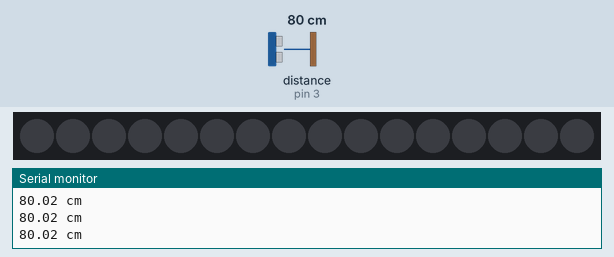
The sketch below on a simulated Arduino Uno, built with avr-gcc and run on an emulated ATmega328P. Parts: 16 RGB LEDs in strip order, left to right, the last lines printed to the serial monitor. Wiring (inferred from the names in the program): ultrasonic range finder: trigger pin 2; echo pin 3. Inputs (shaded band) come from the test bench; at power-on: distance to the obstacle (sensor on pin 3) 80 cm. The echo pulse lasts 58.3 µs per cm; dim RGB values are drawn brighter than linear.

Above: at 1.2 s.
1.3 s: distance to the obstacle (sensor on pin 3) set to 26 cm
2.8 s: distance to the obstacle (sensor on pin 3) set to 23 cm
At 4.65 s:
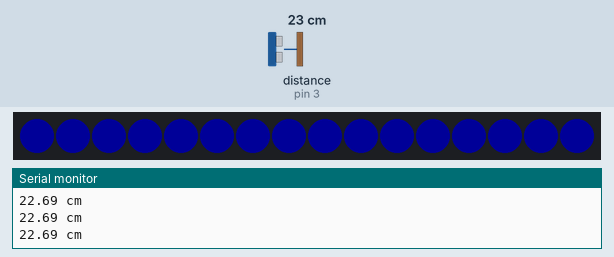
4.7 s: distance to the obstacle (sensor on pin 3) set to 35 cm
At 5.6 s:
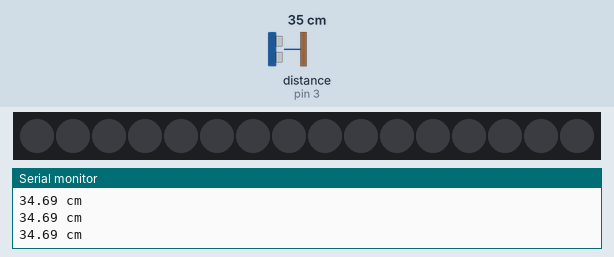
6.3 s: distance to the obstacle (sensor on pin 3) set to 2 cm
At 6.62 s:
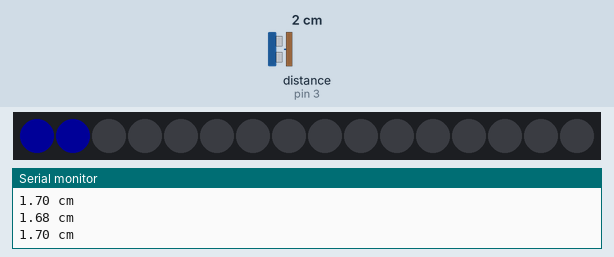
Timing chart, 0 to 9.3 s (numbered marks = the images above; inputs shaded):
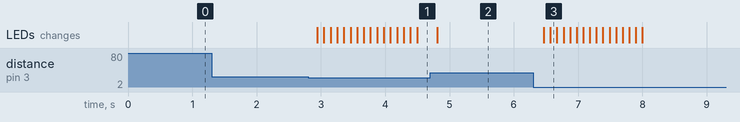

Measured:
- the behaviour switches between 25 and 24 cm on distance to the obstacle (sensor on pin 3) (found by bisection; images 0 and 1)
- after the input at 2.8 s, the LEDs: first change after 0.14 s (image 1 shows a later state)
- after the input at 4.7 s, the LEDs: change after 0.11 s (image 2)
- after the input at 6.3 s, the LEDs: first change after 0.17 s (image 3 shows a later state)

The sketch:

1_eyes_complete.ino
```cpp
/**
 * Affectron by Savage Internet
 * HUMAN, I STILL CAN'T SEE
 *
 * In this step, you set up the NeoPixel Ring 16, then combine it with the HC-SR04
 * ultrasonic range sensor from the last step.  Finally, we do AWESOME MAGIC with
 * the lights!
 *
 * This step requires the Adafruit NeoPixel library, which you can install
 * by going to Sketch > Include Library > Manage Libraries..., then searching
 * for "adafruit neopixel".
 *
 * Make sure you install the library called "Adafruit NeoPixel", and NOT the
 * DMA one!
 */

#include <Adafruit_NeoPixel.h>

// ULTRASONIC RANGE SENSOR

/*
 * TODO 1.1a: copy the #define statements for TRIG_PIN, ECHO_PIN, and
 * ECHO_TIMEOUT_US here.
 *
 * #define statements should almost always be placed above setup().
 */

#define TRIG_PIN 2
#define ECHO_PIN 3
#define ECHO_TIMEOUT_US 40000

// NEOPIXELS

/*
 * We're using a 16-LED ring, so let's set that up.  We can also use this value below to
 * set colors for all the lights.
 */
#define NEOPIXEL_NUM_PIXELS 16

/*
 * Pin for the NeoPixel Ring.  This pin controls color and brightness for the NeoPixels.
 * See https://learn.adafruit.com/adafruit-neopixel-uberguide/arduino-library-use for
 * more details.
 */
#define NEOPIXEL_PIN 4

/*
 * Initialize the strip.
 */
Adafruit_NeoPixel strip = Adafruit_NeoPixel(NEOPIXEL_NUM_PIXELS, NEOPIXEL_PIN, NEO_GRB + NEO_KHZ800);

// GLOBAL VARIABLES

unsigned long startedSeeingHumanAt = 0;

// SETUP AND LOOP

void setup() {
  Serial.begin(9600);
  pinMode(TRIG_PIN, OUTPUT);
  pinMode(ECHO_PIN, INPUT);

  /*
   * NeoPixel brightness ranges from 0-255.  255 is *really* bright, though - you can
   * often use a much lower value, like we do here!
   *
   * Note that setBrightness() is intended to be called only once in setup().  Do NOT use
   * this to perform animations.  See the library documentation for more details:
   *
   * https://learn.adafruit.com/adafruit-neopixel-uberguide/arduino-library-use
   *
   * Due to a fancy thing called "gamma", 24 here is actually about 40% as bright as
   * 255.  See this link for more details:
   *
   * https://gamedevelopment.tutsplus.com/articles/gamma-correction-and-why-it-matters--gamedev-14466
   */
  strip.setBrightness(24);
  strip.begin();
}

double measureDistance() {
  digitalWrite(TRIG_PIN, LOW);
  delayMicroseconds(2);
  digitalWrite(TRIG_PIN, HIGH);
  delayMicroseconds(10);
  digitalWrite(TRIG_PIN, LOW);

  long duration = pulseIn(ECHO_PIN, HIGH, ECHO_TIMEOUT_US);
  if (duration == 0) {
    duration = ECHO_TIMEOUT_US;
  }

  double distance = 0.01715 * duration;
  Serial.print(distance);
  Serial.println(" cm");

  return distance;
}

void displayColors(boolean humanNearby) {
  if (!humanNearby) {
    startedSeeingHumanAt = 0;
  } else if (startedSeeingHumanAt == 0) {
    startedSeeingHumanAt = millis();
  }

  unsigned long timeNearbyHuman = millis() - startedSeeingHumanAt;
  int pixelsToLight = 0;
  if (startedSeeingHumanAt > 0) {
    pixelsToLight = timeNearbyHuman / 100;
  }

  for (int i = 0; i < 16; i = i + 1) {
    if (i < pixelsToLight) {
      strip.setPixelColor(i, 0, 0, 255);
    } else {
      strip.setPixelColor(i, 0, 0, 0);
    }
  }
  strip.show();
}

void loop() {
  double distanceToHuman = measureDistance();
  boolean humanNearby = (distanceToHuman <= 25);
  displayColors(humanNearby);
  delay(100);
}
```
